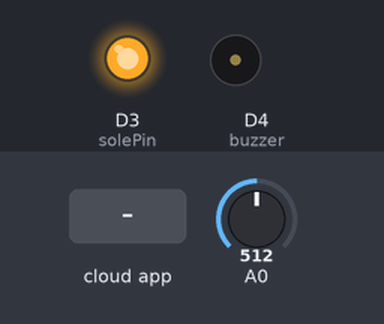
This sketch was run on a simulated ESP8266 (NodeMCU). Parts: output pins drawn as LEDs (lit = HIGH), buzzer (waves = sounding, pin HIGH). Inputs (shaded band) come from the test bench; at power-on: A0 = 512. WiFi joins after 1.5 s; servers stay silent unless stated; the Firebase database answers and starts empty; what the sketch prints to the serial monitor is not drawn.

Above: at 3.0 s.
3.1 s: A0 set to 267
10.4 s: A0 set to 240
15.8 s: the phone or cloud app sets status to 0
At 23.4 s:
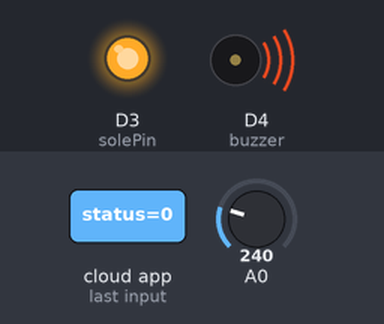
At 24.3 s:
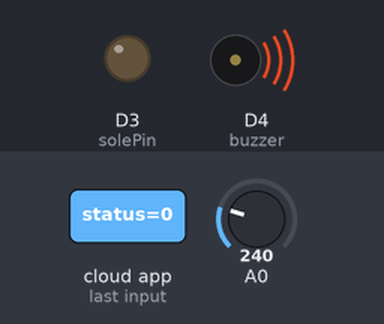
28.5 s: A0 set to 260
At 30.4 s:
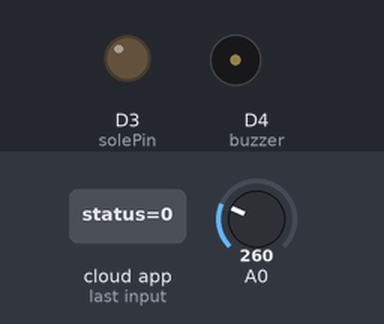
Timing chart, 0 to 40.7 s (numbered marks = the images above; inputs shaded):
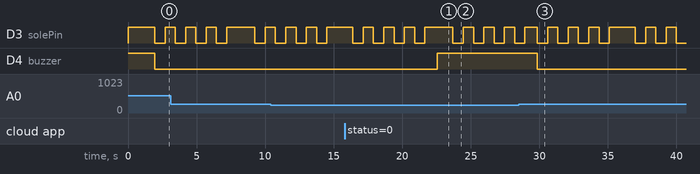

The sketch:

165_mq-6.ino
```cpp
#include <ESP8266WiFi.h>
#include <FirebaseArduino.h>

#define FIREBASE_HOST "smartgas-c28af.firebaseio.com"
#define FIREBASE_AUTH "8B404Oscr4HTsFVDa98waTvVjiumgLQuUTfvaZQE"
#define WIFI_SSID "Semarang"
#define WIFI_PASSWORD "Semarang"

float sensorValue;
float sensorVolts;
const int solePin = D3;
const int buzzer = D4;

void setup()
{
  pinMode(buzzer, OUTPUT);
  digitalWrite(buzzer, HIGH);
  pinMode(solePin, OUTPUT);
  digitalWrite(solePin, HIGH);
  Serial.begin(9600);      // sets the serial port to 9600

  // CONNECT TO WIFI
  WiFi.begin(WIFI_SSID, WIFI_PASSWORD);
  Serial.print("Connecting!");
  while(WiFi.status() != WL_CONNECTED) {
    Serial.print(".");
    delay(500);
  }
  Serial.println();
  Serial.print("Connected : ");
  Serial.println(WiFi.localIP());

  Firebase.begin(FIREBASE_HOST,FIREBASE_AUTH);

  Firebase.setString("SmartGas/smartgas1/name", "smartgas1");
  Firebase.setString("SmartGas/smartgas1/password", "123");
}

void kadar_gas()
{
    float sensorValue = analogRead(A0); // read analog input pin 0
    float persen = sensorValue/100;

    Serial.print("PPM = ");
    Serial.print(sensorValue);
    Serial.println(" ppm");
    Serial.print("Persen = ");
    Serial.println(persen);
    Serial.println("\n");

    Firebase.setFloat("SmartGas/smartgas1/Gas/kadar", persen);

    if(sensorValue < 250){
      digitalWrite(solePin, HIGH);
      digitalWrite(buzzer, HIGH);
      }

    if(sensorValue >= 250) {
      Serial.println("LPG GAS DETECTED!");
      digitalWrite(buzzer, LOW);
      digitalWrite(solePin, LOW);
      delay(750);
      digitalWrite(solePin, HIGH);
      delay(750);
      digitalWrite(solePin, LOW);
      delay(750);
      digitalWrite(solePin, HIGH);
      delay(750);
      digitalWrite(solePin, LOW);
      delay(750);
      digitalWrite(solePin, HIGH);
      delay(750);
      digitalWrite(solePin, LOW);
      delay(750);
      digitalWrite(solePin, HIGH);
      delay(750);
      }
    delay(1000);
}

void regulator()
{
  String Reg = Firebase.getString("SmartGas/smartgas1/Regulator/status");
  if(Reg == "0"){
     digitalWrite(solePin, LOW);
      delay(750);
      digitalWrite(solePin, HIGH);
      delay(750);
      digitalWrite(solePin, LOW);
      delay(750);
      digitalWrite(solePin, HIGH);
      delay(750);
      digitalWrite(solePin, LOW);
      delay(750);
      digitalWrite(solePin, HIGH);
      delay(750);
      digitalWrite(solePin, LOW);
      delay(750);
      digitalWrite(solePin, HIGH);
      delay(750);
  }
}

void loop()
{
  kadar_gas();
  regulator();
}
```

Measured:
- after the input at 15.8 s, D3 (solePin): goes 3 × (LOW 0.75 s, HIGH 0.75 s), LOW 0.75 s, HIGH 2.1 s, 3 × (LOW 0.75 s, HIGH 0.75 s), then LOW, starting after 0.60 s; D4 (buzzer): LOW → HIGH after 6.8 s instead of 0.75 s
- after the input at 28.5 s, D4 (buzzer): HIGH → LOW after 1.4 s
